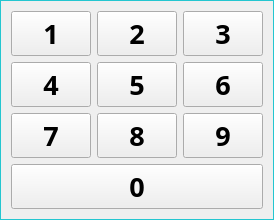
          <widget class="QWidget" name="numberWidget" native="true">
           <property name="styleSheet">
            <string notr="true">.QWidget{
border-radius:0px;
border:1px solid;
border-color: rgb(36,198,208);
}</string>
           </property>
           <layout class="QVBoxLayout" name="verticalLayout_2">
            <item>
             <layout class="QHBoxLayout" name="horizontalLayout_8">
              <item>
               <widget class="QPushButton" name="key_1">
                <property name="sizePolicy">
                 <sizepolicy hsizetype="Expanding" vsizetype="Preferred">
                  <horstretch>0</horstretch>
                  <verstretch>0</verstretch>
                 </sizepolicy>
                </property>
                <property name="font">
                 <font>
                  <family>Sans Serif</family>
                  <pointsize>20</pointsize>
                  <weight>75</weight>
                  <bold>true</bold>
                 </font>
                </property>
                <property name="focusPolicy">
                 <enum>Qt::NoFocus</enum>
                </property>
                <property name="text">
                 <string notr="true">1</string>
                </property>
               </widget>
              </item>
              <item>
               <widget class="QPushButton" name="key_2">
                <property name="sizePolicy">
                 <sizepolicy hsizetype="Expanding" vsizetype="Preferred">
                  <horstretch>0</horstretch>
                  <verstretch>0</verstretch>
                 </sizepolicy>
                </property>
                <property name="font">
                 <font>
                  <family>Sans Serif</family>
                  <pointsize>20</pointsize>
                  <weight>75</weight>
                  <bold>true</bold>
                 </font>
                </property>
                <property name="focusPolicy">
                 <enum>Qt::NoFocus</enum>
                </property>
                <property name="text">
                 <string notr="true">2</string>
                </property>
               </widget>
              </item>
              <item>
               <widget class="QPushButton" name="key_3">
                <property name="sizePolicy">
                 <sizepolicy hsizetype="Expanding" vsizetype="Preferred">
                  <horstretch>0</horstretch>
                  <verstretch>0</verstretch>
                 </sizepolicy>
                </property>
                <property name="font">
                 <font>
                  <family>Sans Serif</family>
                  <pointsize>20</pointsize>
                  <weight>75</weight>
                  <bold>true</bold>
                 </font>
                </property>
                <property name="focusPolicy">
                 <enum>Qt::NoFocus</enum>
                </property>
                <property name="text">
                 <string notr="true">3</string>
                </property>
               </widget>
              </item>
             </layout>
            </item>
            <item>
             <layout class="QHBoxLayout" name="horizontalLayout_9">
              <item>
               <widget class="QPushButton" name="key_4">
                <property name="sizePolicy">
                 <sizepolicy hsizetype="Expanding" vsizetype="Preferred">
                  <horstretch>0</horstretch>
                  <verstretch>0</verstretch>
                 </sizepolicy>
                </property>
                <property name="font">
                 <font>
                  <family>Sans Serif</family>
                  <pointsize>20</pointsize>
                  <weight>75</weight>
                  <bold>true</bold>
                 </font>
                </property>
                <property name="focusPolicy">
                 <enum>Qt::NoFocus</enum>
                </property>
                <property name="text">
                 <string notr="true">4</string>
                </property>
               </widget>
              </item>
              <item>
               <widget class="QPushButton" name="key_5">
                <property name="sizePolicy">
                 <sizepolicy hsizetype="Expanding" vsizetype="Preferred">
                  <horstretch>0</horstretch>
                  <verstretch>0</verstretch>
                 </sizepolicy>
                </property>
                <property name="font">
                 <font>
                  <family>Sans Serif</family>
                  <pointsize>20</pointsize>
                  <weight>75</weight>
                  <bold>true</bold>
                 </font>
                </property>
                <property name="focusPolicy">
                 <enum>Qt::NoFocus</enum>
                </property>
                <property name="text">
                 <string notr="true">5</string>
                </property>
               </widget>
              </item>
              <item>
               <widget class="QPushButton" name="key_6">
                <property name="sizePolicy">
                 <sizepolicy hsizetype="Expanding" vsizetype="Preferred">
                  <horstretch>0</horstretch>
                  <verstretch>0</verstretch>
                 </sizepolicy>
                </property>
                <property name="font">
                 <font>
                  <family>Sans Serif</family>
                  <pointsize>20</pointsize>
                  <weight>75</weight>
                  <bold>true</bold>
                 </font>
                </property>
                <property name="focusPolicy">
                 <enum>Qt::NoFocus</enum>
                </property>
                <property name="text">
                 <string notr="true">6</string>
                </property>
               </widget>
              </item>
             </layout>
            </item>
            <item>
             <layout class="QHBoxLayout" name="horizontalLayout_10">
              <item>
               <widget class="QPushButton" name="key_7">
                <property name="sizePolicy">
                 <sizepolicy hsizetype="Expanding" vsizetype="Preferred">
                  <horstretch>0</horstretch>
                  <verstretch>0</verstretch>
                 </sizepolicy>
                </property>
                <property name="font">
                 <font>
                  <family>Sans Serif</family>
                  <pointsize>20</pointsize>
                  <weight>75</weight>
                  <bold>true</bold>
                 </font>
                </property>
                <property name="focusPolicy">
                 <enum>Qt::NoFocus</enum>
                </property>
                <property name="text">
                 <string notr="true">7</string>
                </property>
               </widget>
              </item>
              <item>
               <widget class="QPushButton" name="key_8">
                <property name="sizePolicy">
                 <sizepolicy hsizetype="Expanding" vsizetype="Preferred">
                  <horstretch>0</horstretch>
                  <verstretch>0</verstretch>
                 </sizepolicy>
                </property>
                <property name="font">
                 <font>
                  <family>Sans Serif</family>
                  <pointsize>20</pointsize>
                  <weight>75</weight>
                  <bold>true</bold>
                 </font>
                </property>
                <property name="focusPolicy">
                 <enum>Qt::NoFocus</enum>
                </property>
                <property name="text">
                 <string notr="true">8</string>
                </property>
               </widget>
              </item>
              <item>
               <widget class="QPushButton" name="key_9">
                <property name="sizePolicy">
                 <sizepolicy hsizetype="Expanding" vsizetype="Preferred">
                  <horstretch>0</horstretch>
                  <verstretch>0</verstretch>
                 </sizepolicy>
                </property>
                <property name="font">
                 <font>
                  <family>Sans Serif</family>
                  <pointsize>20</pointsize>
                  <weight>75</weight>
                  <bold>true</bold>
                 </font>
                </property>
                <property name="focusPolicy">
                 <enum>Qt::NoFocus</enum>
                </property>
                <property name="text">
                 <string notr="true">9</string>
                </property>
               </widget>
              </item>
             </layout>
            </item>
            <item>
             <widget class="QPushButton" name="key_0">
              <property name="sizePolicy">
               <sizepolicy hsizetype="Expanding" vsizetype="Preferred">
                <horstretch>0</horstretch>
                <verstretch>0</verstretch>
               </sizepolicy>
              </property>
              <property name="font">
               <font>
                <family>Sans Serif</family>
                <pointsize>20</pointsize>
                <weight>75</weight>
                <bold>true</bold>
               </font>
              </property>
              <property name="focusPolicy">
               <enum>Qt::NoFocus</enum>
              </property>
              <property name="text">
               <string notr="true">0</string>
              </property>
             </widget>
            </item>
           </layout>
          </widget>
